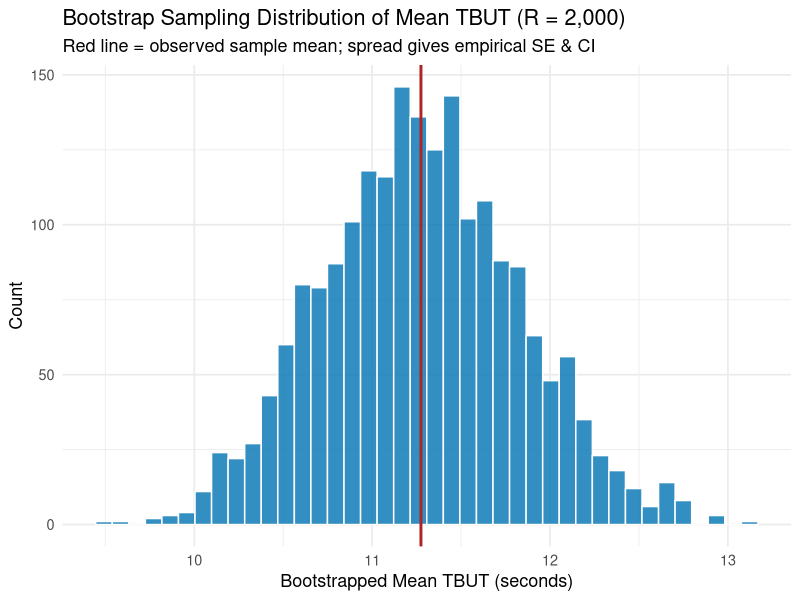
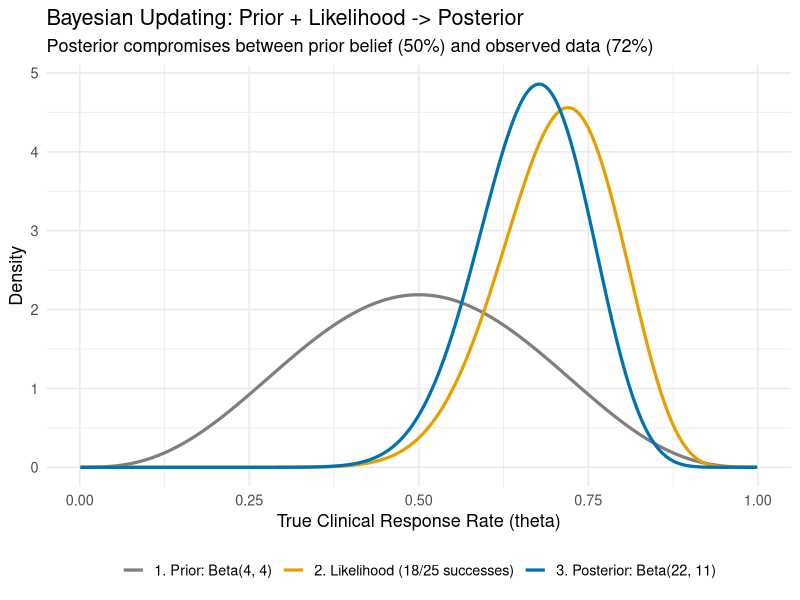

The R source for these figures, in order:
# =============================================================================
#  SCRIPT 14: THE BOOTSTRAP, NON-PARAMETRIC RANK TESTS & BAYESIAN UPDATING
#  Course  : Biostatistics & Experimental Design I (NECO GRS97003)
#  Module  : Weeks 9-10 Optional Topic Library: Resampling, Ranks & Bayes
#  Slides  : BioStats-1_2026_reformat.pptx (Slides 385-410)
#  Notes   : [BIOSTATS]-Parametric and Non-parametric Statistics.docx
#  Reuses  : dice_normal_dist_boostrap.R, bootstrap_code.R,
#            Biostats-1-Example-Simple-Bayes-Cards.R
#  Datasets: data/01_student_vision_clinic.csv
#            data/02_iop_clinical_trial.csv
#            data/03_fellow_eyes_axial_length.csv
#            data/06_refraction_biometry.csv
#
#  Topics Covered:
#    1. The Bootstrap from scratch (cards/samples) & with `boot::boot()` (R = 2000)
#    2. Bootstrap confidence intervals for regression slopes (BCa intervals)
#    3. Patient-Cluster Bootstrap for correlated fellow-eye data (Slide 391)
#    4. Non-parametric rank tests: Mann-Whitney U (`wilcox.test`), Wilcoxon
#       signed-rank, and Kruskal-Wallis (`kruskal.test`) + pairwise Holm tests
#    5. Bayesian Reasoning:
#         - Card-deck sequential updating & Bayes Factor (fixed from repo!)
#         - Beta-Binomial Prior -> Likelihood -> Posterior plot
#         - Bayesian t-test & Bayes Factor (`BayesFactor::ttestBF`)
# =============================================================================


# ---- 0. Setup ---------------------------------------------------------------
rm(list = ls())
library(tidyverse)
library(boot)          # For boot() and boot.ci()
library(BayesFactor)   # For ttestBF()
theme_set(theme_minimal(base_size = 13))
set.seed(2026)

clinic      <- readr::read_csv("data/01_student_vision_clinic.csv", show_col_types = FALSE)
iop_trial   <- readr::read_csv("data/02_iop_clinical_trial.csv", show_col_types = FALSE)
fellow_eyes <- readr::read_csv("data/03_fellow_eyes_axial_length.csv", show_col_types = FALSE)
eye_data    <- readr::read_csv("data/06_refraction_biometry.csv", show_col_types = FALSE)


# ---- 1. The Bootstrap: Resampling with Replacement (Slides 386-390) ---------
# Reused from `dice_normal_dist_boostrap.R`:
# Suppose we want a 95% CI for the median (or mean) of skewed Tear Break-Up
# Time (`tbut_sec`) without assuming Gaussian normality!
tbut_vec <- na.omit(clinic$tbut_sec)

# 1a. One single bootstrap resample (same n, WITH replacement; Slide 390)
one_resample <- sample(tbut_vec, size = length(tbut_vec), replace = TRUE)
cat(sprintf("Original mean TBUT = %.2f s | One bootstrap resample mean = %.2f s\n",
            mean(tbut_vec), mean(one_resample)))

# 1b. Repeat R = 2,000 times using `boot::boot()` (Slide 389: use thousands, not 99!)
boot_mean_fn   <- function(data, idx) mean(data[idx])
boot_median_fn <- function(data, idx) median(data[idx])

boot_mean_res   <- boot::boot(data = tbut_vec, statistic = boot_mean_fn,   R = 2000)
boot_median_res <- boot::boot(data = tbut_vec, statistic = boot_median_fn, R = 2000)

cat("\n--- Bootstrap 95% CIs for Mean TBUT (Percentile & BCa) ---\n")
print(boot::boot.ci(boot_mean_res, type = c("perc", "bca")))
cat("\n--- Bootstrap 95% CI for Median TBUT (Percentile) ---\n")
print(boot::boot.ci(boot_median_res, type = "perc"))

# Plot the empirical bootstrap distribution of the mean
tibble(boot_mean = boot_mean_res$t[, 1]) |>
  ggplot(aes(x = boot_mean)) +
  geom_histogram(bins = 40, fill = "#0072B2", colour = "white", alpha = 0.8) +
  geom_vline(xintercept = mean(tbut_vec), colour = "firebrick", linewidth = 1) +
  labs(
    title    = "Bootstrap Sampling Distribution of Mean TBUT (R = 2,000)",
    subtitle = "Red line = observed sample mean; spread gives empirical SE & CI",
    x        = "Bootstrapped Mean TBUT (seconds)", y = "Count"
  )


# ---- 2. Bootstrap Linear Regression (Slides 393-394 & bootstrap_code.R) -----
# Resample rows of `eye_data`, refit `lm(spherical_eq_d ~ axial_length_mm)`,
# and compute BCa 95% CIs for intercept and slope!
bootReg <- function(data, ind) {
  coef(lm(spherical_eq_d ~ axial_length_mm, data = data[ind, ]))
}

boot_reg_res <- boot::boot(data = eye_data, statistic = bootReg, R = 2000)
cat("\n--- Bootstrap 95% BCa CI for Axial Length Slope (D/mm) ---\n")
print(boot::boot.ci(boot_reg_res, type = "bca", index = 2))
cat("Compare with parametric OLS 95% CI:\n")
print(confint(lm(spherical_eq_d ~ axial_length_mm, data = eye_data))[2, ])


# ---- 3. Cluster Bootstrap for Fellow Eyes (Slide 391) -----------------------
# CRITICAL DESIGN RULE: Resample the INDEPENDENT UNIT!
# For correlated OD & OS eyes (`fellow_eyes`), resample PATIENTS (rows of the
# wide table) with replacement, then take both eyes of each sampled patient.
n_patients <- nrow(fellow_eyes)
R_clust <- 2000
boot_al_means <- replicate(R_clust, {
  sampled_patients <- fellow_eyes[sample(1:n_patients, n_patients, replace = TRUE), ]
  mean(c(sampled_patients$al_od_mm, sampled_patients$al_os_mm))
})
cat(sprintf("\nPatient-cluster bootstrap mean axial length = %.3f mm (95%% CI [%.3f, %.3f])\n",
            mean(c(fellow_eyes$al_od_mm, fellow_eyes$al_os_mm)),
            quantile(boot_al_means, 0.025), quantile(boot_al_means, 0.975)))


# ---- 4. Non-Parametric Rank Tests (Slides 396-401 & Non-Parametric Notes) ---
# Rank tests replace raw measurements with their ordinal ranks (`rank(x)`).
# Useful for ordinal outcomes (like Efron redness grade) or strongly skewed data,
# though independence and clear hypotheses STILL matter!

# 4a. Quick look at rank transformation (Slide 397)
tiny_tbut <- c(4.2, 6.5, 6.5, 11.0, 31.5)   # Notice tied values get average rank (2.5)!
tibble(raw_tbut = tiny_tbut, rank_val = rank(tiny_tbut))

# 4b. Mann-Whitney U / Wilcoxon Rank-Sum Test (2 independent groups, Slide 399):
#     Compare skewed TBUT between Optometry and Graduate_VS students
cat("\n--- Wilcoxon Rank-Sum (Mann-Whitney U): TBUT by Program ---\n")
print(wilcox.test(tbut_sec ~ program, data = clinic, conf.int = TRUE))

# 4c. Wilcoxon Signed-Rank Test (paired data):
#     Compare within-student Near vs. Far logMAR acuity
cat("\n--- Wilcoxon Signed-Rank (Paired): Near vs. Far logMAR ---\n")
print(wilcox.test(clinic$near_logmar, clinic$far_logmar, paired = TRUE, conf.int = TRUE))

# 4d. Kruskal-Wallis Test (non-parametric one-way ANOVA, Slide 401):
#     Compare Efron redness grade (0-4 ordinal scale) across 4 eye-color groups
#     or across Dry Eye Symptom groups / years in program!
cat("\n--- Kruskal-Wallis Test: TBUT across Student Program Years (1-4) ---\n")
print(kruskal.test(tbut_sec ~ factor(year), data = clinic))

# Follow-up pairwise Wilcoxon tests with Holm multiplicity correction:
print(pairwise.wilcox.test(clinic$tbut_sec, factor(clinic$year), p.adjust.method = "holm"))


# ---- 5. Bayesian Reasoning: Updating, Cards & Bayes Factors (Slides 402-409)
# 5a. Card-Deck Bayesian Updating (Reused & fixed from Biostats-1-Example-Simple-Bayes-Cards.R)
#     Scenario: Someone secretly removed either 1 Red suit (13 cards) OR 1 Black
#     suit from a 52-card deck, leaving 39 cards. We draw cards WITH replacement
#     and update P(Red Suit Removed | cards seen) via Bayes' Theorem!

bayes_update <- function(prior, lik_H1, lik_H2) {
  (prior * lik_H1) / ((prior * lik_H1) + ((1 - prior) * lik_H2))
}

# Scripted classroom trace: suppose we draw B, B, R, B, B, B
drawn_cards <- c("B", "B", "R", "B", "B", "B")
p_red_removed <- 0.50
p_blk_removed <- 0.50
p_R_given_RedRem <- 13 / 39   # Only 13 red cards left out of 39!
p_R_given_BlkRem <- 26 / 39   # All 26 red cards still in deck!

trace_rows <- list(tibble(draw = 0, card = "Prior",
                          P_RedRemoved = p_red_removed,
                          P_BlkRemoved = p_blk_removed,
                          BF_Red_vs_Blk = p_red_removed / p_blk_removed))

for (i in seq_along(drawn_cards)) {
  card <- drawn_cards[i]
  if (card == "R") {
    p_red_removed <- bayes_update(p_red_removed, p_R_given_RedRem, p_R_given_BlkRem)
  } else {
    p_red_removed <- bayes_update(p_red_removed, 1 - p_R_given_RedRem, 1 - p_R_given_BlkRem)
  }
  p_blk_removed <- 1 - p_red_removed
  trace_rows[[i + 1]] <- tibble(
    draw          = i,
    card          = card,
    P_RedRemoved  = p_red_removed,
    P_BlkRemoved  = p_blk_removed,
    BF_Red_vs_Blk = p_red_removed / p_blk_removed
  )
}
cat("\n--- Sequential Bayesian Updating on Card Draws (B, B, R, B, B, B) ---\n")
print(bind_rows(trace_rows))

# Interactive version preserved for live classroom use! Call `runCardBayes()` in Console.
runCardBayes <- function() {
  p_red <- 0.50
  repeat {
    card <- toupper(readline(prompt = "Enter card drawn (R or B), or Q to quit: "))
    if (card == "Q") break
    if (!(card %in% c("R", "B"))) { cat("Please enter R, B, or Q.\n"); next }
    p_red <- if (card == "R") bayes_update(p_red, 13/39, 26/39) else bayes_update(p_red, 26/39, 13/39)
    cat(sprintf("P(Red removed | data) = %.4f | Bayes Factor (Red vs Black) = %.2f\n",
                p_red, p_red / (1 - p_red)))
  }
  cat("Session ended.\n")
}

# 5b. Beta-Binomial Prior -> Likelihood -> Posterior Visualization (Slides 407-408)
#     Suppose our prior belief about a new dry-eye drop's response rate is
#     Beta(alpha = 4, beta = 4) [centered at 50%, modest uncertainty].
#     In a pilot trial, 18 of 25 patients respond! Posterior = Beta(4 + 18, 4 + 7).
theta <- seq(0.001, 0.999, length.out = 400)
bayes_df <- bind_rows(
  tibble(theta = theta, density = dbeta(theta, 4, 4),        curve = "1. Prior: Beta(4, 4)"),
  tibble(theta = theta, density = dbeta(theta, 18 + 1, 7 + 1), curve = "2. Likelihood (18/25 successes)"),
  tibble(theta = theta, density = dbeta(theta, 4 + 18, 4 + 7), curve = "3. Posterior: Beta(22, 11)")
)

ggplot(bayes_df, aes(x = theta, y = density, colour = curve)) +
  geom_line(linewidth = 1.1) +
  scale_colour_manual(values = c("grey50", "#E69F00", "#0072B2"), name = NULL) +
  labs(
    title    = "Bayesian Updating: Prior + Likelihood -> Posterior",
    subtitle = "Posterior compromises between prior belief (50%) and observed data (72%)",
    x        = "True Clinical Response Rate (theta)", y = "Density"
  ) +
  theme(legend.position = "bottom")

# 5c. Bayesian Independent Two-Sample t-Test via BayesFactor (Slide 406):
#     BF10 tells us how many times more likely the data are under H1 than H0!
cat("\n--- Bayesian t-Test (Drop_A vs. Drop_B IOP Change) ---\n")
bf_iop <- BayesFactor::ttestBF(formula = iop_change ~ treatment, data = as.data.frame(iop_trial))
print(bf_iop)


# ---- 6. Try It Yourself (Exercises) -----------------------------------------
# 1. Compute a 95% BCa bootstrap CI for the Pearson correlation `cor(x, y)`
#    between `axial_length_mm` and `spherical_eq_d` in `eye_data`.
# 2. In Section 5b, change the prior from Beta(4, 4) to a strong skeptical prior
#    Beta(4, 36) [centered at 10%]. How much does the posterior shift?
# 3. Run `runCardBayes()` interactively in the RStudio Console and see how many
#    consecutive Red cards it takes for the Bayes Factor to exceed 10.
